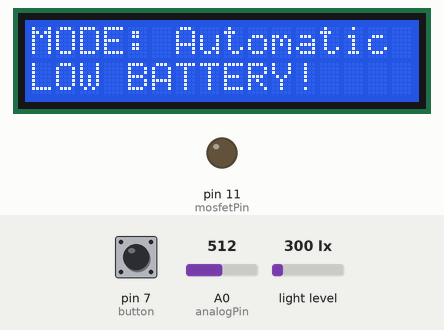
The sketch below on a simulated Arduino Uno, built with avr-gcc and run on an emulated ATmega328P. On the bench: 16×2 character LCD, output pins drawn as LEDs (lit = HIGH). The test bench sets the inputs (shaded band); at power-on: pin 7 (button) HIGH, light level 300 lx, A0 (analogPin) = 512. What the sketch prints to the serial monitor is not drawn.

Above: at 1.3 s.
1.4 s: pin 7 (button) pulled LOW for 0.15 s
At 2.4 s:
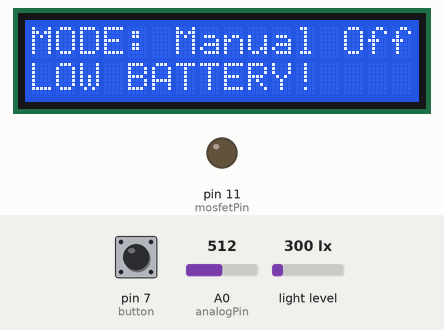
3.0 s: pin 7 (button) pulled LOW for 1 s
At 3.9 s:
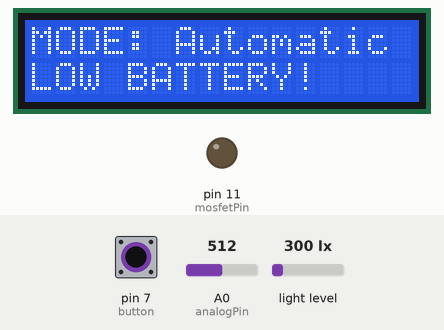
5.5 s: light level set to 127 lx
7.0 s: light level set to 111 lx
At 8.2 s:
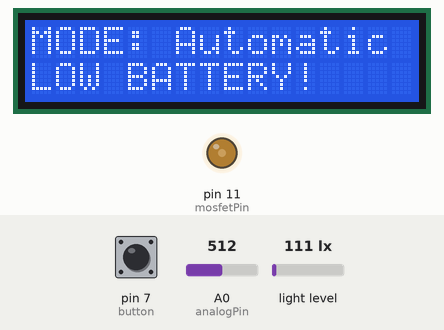
8.5 s: light level set to 100 lx
10.0 s: light level set to 85 lx
At 11.3 s:
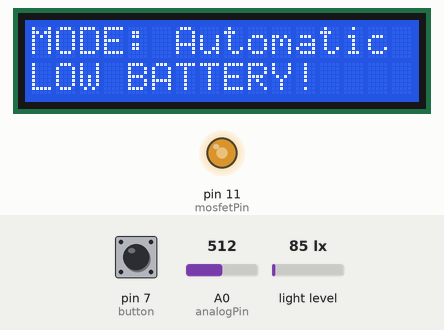
Timing chart, 0 to 12.5 s (numbered marks = the images above; inputs shaded):
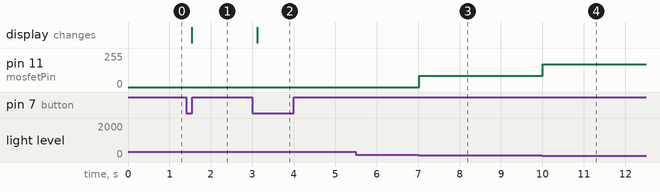

Measured:
- the behaviour switches between 121 and 120 lx on light level (found by bisection; images 2 and 3)
- the behaviour switches between 90 and 89 lx on light level (found by bisection; images 3 and 4)
- after the input at 1.4 s, the display: changes after 0.14 s (image 1)
- after the input at 3.0 s, the display: changes after 0.12 s (image 2)
- after the input at 5.5 s, every drawn part: stays the same
- after the input at 7.0 s, pin 11 (mosfetPin): 0/255 → 85/255 at once
- after the input at 8.5 s, every drawn part: stays the same
- after the input at 10.0 s, pin 11 (mosfetPin): 85/255 → 170/255 at once

The sketch:

EK210_Ed3.ino
```cpp
// Importing Libraries //
#include <Wire.h>

// ... for BH1750 //
#include <BH1750.h>
BH1750 lightMeter(0x23);

// ... for LCD Screen //
#include <LiquidCrystal_I2C.h>
LiquidCrystal_I2C lcd(0x20, 16, 2);

// ... for Button //
#include <ezButton.h>
ezButton button(7);

// Pin Definitions // -- Subject to Change
byte analogPin = A0; // Analog Pin
int mosfetPin = 11; // PWM Pin

// Function Prototypes //
float checkLight();
void adjustLight(float);
void checkBattery();

unsigned long buttonCount;

// ************************************************************

// Main (Setup) Function //
void setup() {
  Serial.begin(9600);
  Wire.begin();
  lightMeter.begin();
  button.setDebounceTime(50); // 'cooldown time'

  lcd.init();
  lcd.backlight();
  lcd.setCursor(0, 0);
  lcd.println("Welcome!            ");
  lcd.setCursor(0, 1);
  lcd.println("Loading...          ");
}

// ************************************************************

// Main (Loop) Function //
void loop() {
  button.loop();

  if (button.isPressed())
    buttonCount = buttonCount + 1;

  lcd.setCursor(0, 0);

  if((buttonCount % 2) != 0)  {     // Manual Mode
    adjustLight(1000);              // Turns OFF
    lcd.print("MODE: Manual Off     ");
  } else  {                     // Automatic Mode (Default)
    float lux = checkLight();
    adjustLight(lux);
    lcd.print("MODE: Automatic     ");
  }

  checkBattery();

}

// Definition of 'checkLight' Function //
float checkLight() {
  float lux  = lightMeter.readLightLevel(); // Reading light level (in lux)
  Serial.println(lux);
  return lux;
}

// Definition of 'adjustLight' Function //
void adjustLight(float lux) {
  if (lux < 50)                     // Setting: Dark
    analogWrite(mosfetPin, 255);    // Light: HIGH (100% of light) -- 0 - 50
  else if (lux < 90 && lux >= 50)   // Setting: Dim
    analogWrite(mosfetPin, 170);    // Light: MEDIUM (67% of light) -- 50 - 90
  else if (lux < 120 && lux >= 90)  // Setting: Lit
    analogWrite(mosfetPin, 85);     // Light: LOW (33% of light) -- 90 - 120
  else                              // Setting: Bright
    analogWrite(mosfetPin, 0);      // Light: OFF (0% of light) -- 120+
}

// Definition of 'checkBattery' Function //
void checkBattery() {
  float value = analogRead(analogPin);
  int voltage = map((value * 3), 0, 1023, 0, 1110); // 11.1V Battery

  lcd.setCursor(0, 1);
  if (voltage < 7000)               // Less than 7.0V
    lcd.print("LOW BATTERY!     ");
  else
    lcd.print("Sufficient Power ");
}
```
